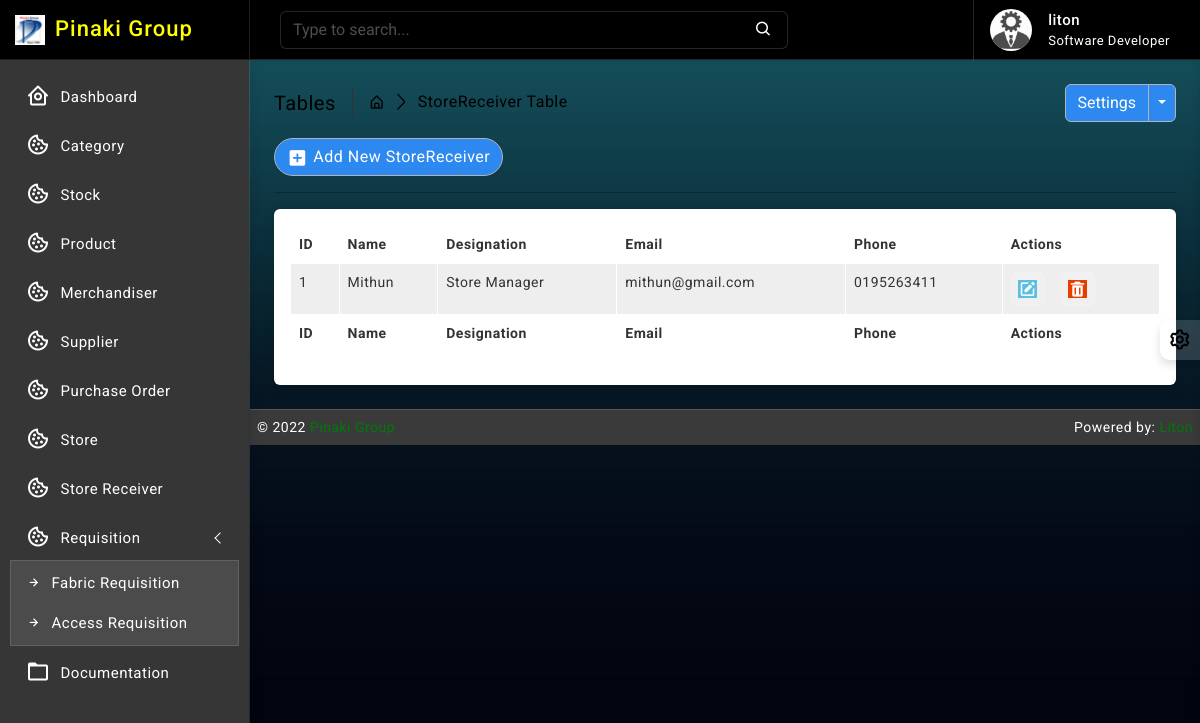
Before: /store_receiver/ (signed in) with the older database file.
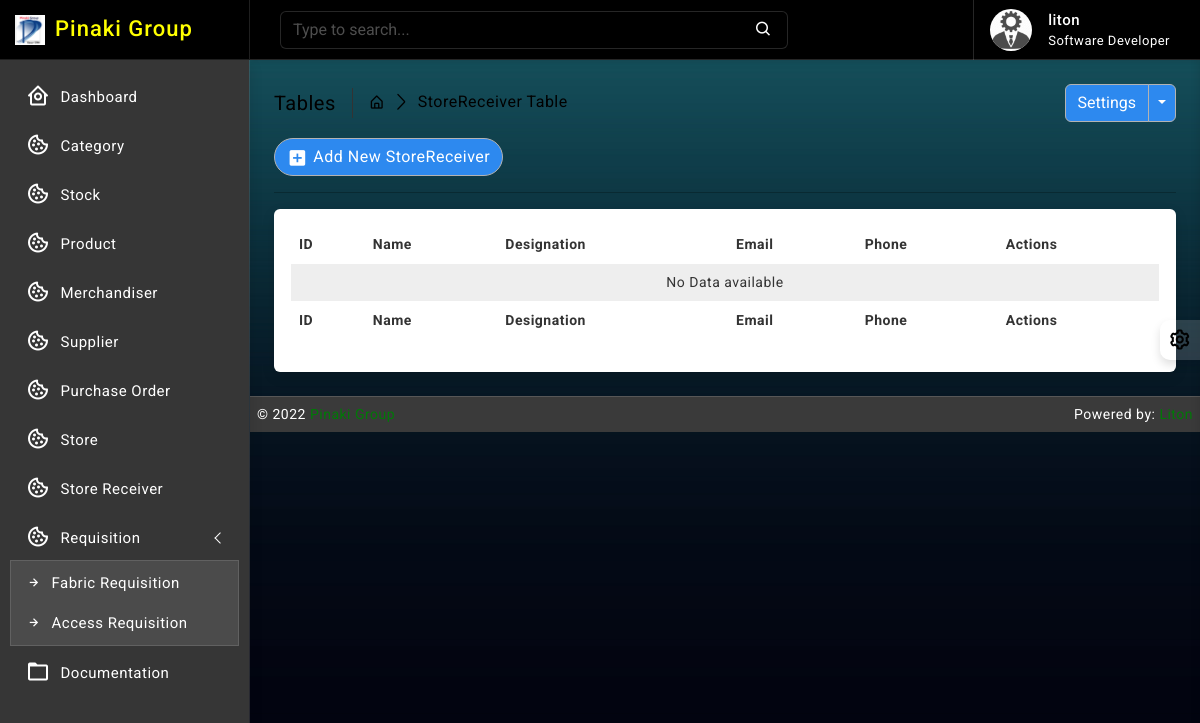
After: the same page with the newer database file.
### store_receiver/models.py (models this page shows, shortened)
class StoreReceiver(models.Model):
    name = models.CharField(max_length=64, null=True, unique=True, blank=True)
    designation = models.CharField(max_length=64, null=True, blank=True)
    email = models.EmailField(max_length=64, blank=True, unique=True)
    phone = models.CharField(max_length=16, null=True, blank=True, unique=True)
    created_at = models.DateTimeField(auto_now_add=True, auto_now=False)
    updated_at = models.DateTimeField(auto_now_add=False, auto_now=True)

### accounts/decorators.py (the view)
        def wrapper_func(request, *args, **kwargs):
            group = None
            if request.user.groups.exists():
                group = request.user.groups.all()[0].name
            if group in allowed_roles:
                return view_func(request, *args, **kwargs)
            else:
                return render(request, 'accounts/index.html')

### store_receiver/views.py (called while the page is built)
@login_required
@allowed_users(allowed_roles=['admin', 'store'])
def storeRec_read(request):
    storeRec_data = StoreReceiver.objects.all().order_by('-id')
    context = {
        'storeRec_data': storeRec_data
    }
    return render(request, 'store_receiver/read.html', context)

### templates/store_receiver/read.html (shortened to what this page needs)
{% extends 'base/base.html' %}
{% block body %}
{% load static %}
		<div class="page-wrapper">
			<div class="page-content">
				<div class="page-breadcrumb d-none d-sm-flex align-items-center mb-3">
					<div class="breadcrumb-title pe-3">Tables</div>
					<div class="ps-3">
						<nav aria-label="breadcrumb">
							<ol class="breadcrumb mb-0 p-0">
								<li class="breadcrumb-item"><a href="#"><i class="bx bx-home-alt"></i></a>
								</li>
								<li class="breadcrumb-item active" aria-current="page">StoreReceiver Table</li>
							</ol>
						</nav>
					</div>
					<div class="ms-auto">
						<div class="btn-group">
							<button type="button" class="btn btn-light">Settings</button>
							<button type="button" class="btn btn-light dropdown-toggle dropdown-toggle-split" data-bs-toggle="dropdown">	<span class="visually-hidden">Toggle Dropdown</span>
							</button>
						</div>
					</div>
				</div>
                <div class="ms-auto"><a href="/store_receiver/create/" class="btn btn-light radius-30 mt-2 mt-lg-0"><i class="bx bxs-plus-square"></i>Add New StoreReceiver</a></div>
				<hr/>
				<div class="card">
					<div class="card-body">
						<div class="table-responsive">
							<table id="example2" class="table table-striped table-bordered">
								<thead>
									<tr>
										<th>ID</th>
										<th>Name</th>
										<th>Designation</th>
                                        <th>Email</th>
                                        <th>Phone</th>
										<th>Actions</th>
									</tr>
								</thead>
								<tbody>
									{% for data in storeRec_data %}
									<tr>
									   <td>{{ data.id }}</td>
									   <td>{{ data.name }}</td>
									   <td>{{ data.designation }}</td>
                                       <td>{{ data.email }}</td>
                                       <td>{{ data.phone }}</td>
									   <td class="center">
										<div class="d-flex order-actions">
											<a class="" href="{% url 'storeRec_update' data.id %}">
												<i class='bx bxs-edit'></i>
											</a>
											<a class="ms-3" href="{% url 'storeRec_delete' data.id %}" onclick="return confirm('Are you sure?');">
												<i class='bx bxs-trash'></i>
											</a>
										</div>
									   </td>
									</tr>
								 {% endfor %}
								 {% if not storeRec_data %}
								 <tr>
									 <td colspan="10" class="text-center">No Data available</td>
								 </tr>
								 {% endif %}
								</tbody>
								<tfoot>
									<tr>
										<th>ID</th>
										<th>Name</th>
										<th>Designation</th>
                                        <th>Email</th>
                                        <th>Phone</th>
										<th>Actions</th>
									</tr>
								</tfoot>
							</table>
						</div>
					</div>
				</div>
			</div>
		</div>
{% endblock body %}

Changed rows visible on the page:
removed StoreReceiver: id "1", name "Mithun", designation "Store Manager", email "mithun@gmail.com", phone "0195263411"
Other visible differences:
text now shown: "No Data available"
